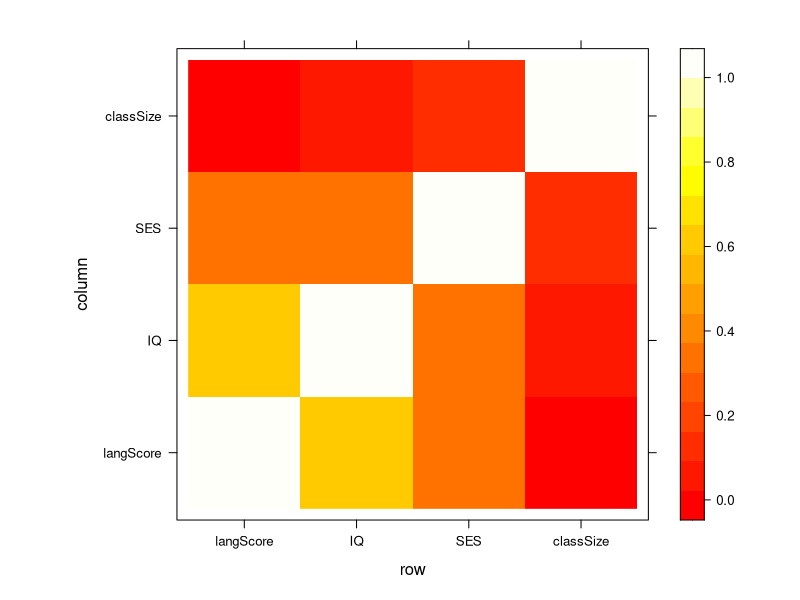

The R source for this figure: (Note: this script raises an error after producing the figure.)
## ---- chunk 1
library(MASS)
data(nlschools)
data(n) # use tab-complete to see details
df = data.frame(nlschools)
str(df)
# is everything factored correctly?
## ---- chunk 2
df_corr = data.frame(cbind(df$lang, df$IQ, df$SES, df$GS))
colnames(df_corr) = c("langScore", "IQ", "SES", "classSize")
z <- cor(df_corr)

require(lattice)
levelplot(z, panel = panel.levelplot.raster, par.settings = list(regions = list(col = heat.colors(100))))
## ---- chunk 3
library(lme4)
rs0 = lm(lang ~ scale(IQ, scale=FALSE), data = df)
summary(rs0)
rs1 = lmer(lang ~ scale(IQ, scale=FALSE) + (1|class), data = df)
summary(rs1)
rs2 = lmer(lang ~ scale(IQ, scale=FALSE) + (1 + IQ |class), data = df)

# test models..
anova(rs0, rs1)
anova(rs1, rs2)

# or manually!
dev1 = -2*as.numeric(logLik(rs0))
dev2 = -2*as.numeric(logLik(rs1))

# get chisq p-stat (since diff in deviance has chi-sq distribution)
diff = dev1-dev2; diff
4 - length(rs0$coefficients)
pchisq(diff, df=2, lower.tail=FALSE)

summary(rs2)
coef(rs2)
## ---- chunk 4
rs3 = lmer(lang ~ scale(IQ, scale=FALSE) + scale(SES, scale=FALSE) + (1 |class), data = df)
summary(rs3)
## ---- chunk 5
df$COMB_fac = factor(df$COMB)
levels(df$COMB_fac)

rs4 = lmer(lang ~  COMB_fac + (1 |class), data = df)
summary(rs4)

contrasts(df$COMB_fac) = c(1, -1)
#contrasts(df$COMB_fac) = c(-1, 1)
#contrasts(df$COMB_fac) = c(0, 1)
contrasts(df$COMB_fac)
rs4_v2 = lmer(lang ~  COMB_fac + (1 |class), data = df)
summary(rs4)

plot(lang ~  COMB_fac, data=df)
aggregate(lang ~ COMB_fac, data=df, mean)
## ---- chunk 6
tb = table(df$class)
tb
chisq.test(tb)
## ---- chunk 7
tb = table(df$COMB)
tb
chisq.test(tb)
prop.table(tb)
## ---- chunk 8
rs_glm = glmer(COMB ~ SES + (1 | class), family='binomial', data = df)
rs2_glm = glmer(COMB ~ SES + (1 + SES | class), family='binomial', data = df)
anova(rs_glm, rs2_glm)
summary(rs2_glm)
